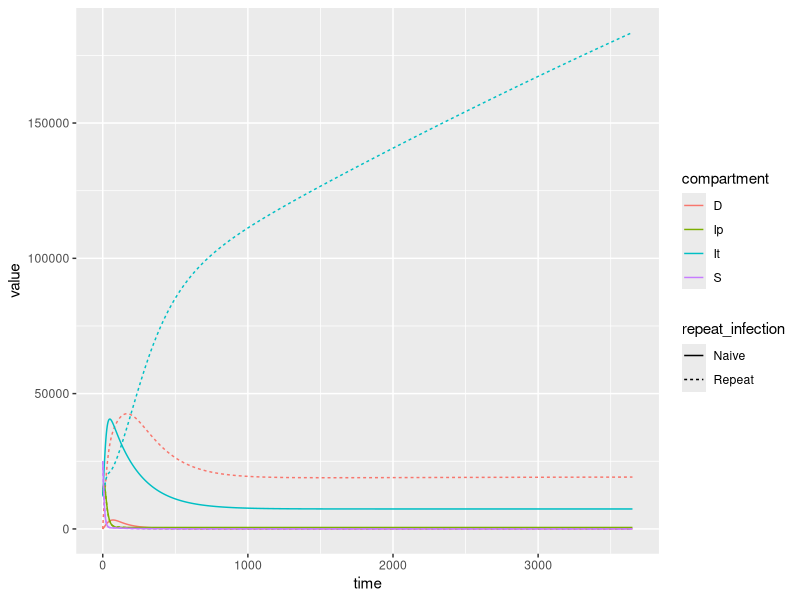

The R source for this figure:
### Trachoma Project ####
######################################################################
## Section 1: Creating a function to describe the behavior of an ODE
######################################################################

rm(list=ls())                   # Clear all variables and functions
library(deSolve)                # Load library to be used for numerical integration
library(tidyverse)
library(data.table)
library(stringr)

#S1 = susceptible 
#Ip1 = Infectious TF/TI negative
#It1 = Infectious TF/TI positve
#D1 = No longer infectious
#Si = Susceptible but previously infected
#Ipi = Infectious TF/TI negative (previously infected)
#Iti = Infectious TF/TI positive (previously infected)
#Di = No long infectious (previously infected)

##-- Model 1: SIID model--##
##
## siid() 
siid <- function(t, y, parms){
  with(c(as.list(y), parms),{
    
    N <- S1 + Ip1 + It1 + D1
    lambda <- beta*(Ip1 + It1 + Ipi + Iti)/N
    
    dS1dt <- b - (lambda + mu)*S1
    dIp1dt <- lambda*S1 - (alpha + mu)*Ip1
    dIt1dt <- alpha*Ip1 - (gamma1 + mu)*It1
    dD1dt <- gamma1*It1 - (omega1 + (lambda*sigma) + mu)*D1
    
    dSidt <- (omega1 + omegai)*D1 - (lambda + mu)*Si
    dIpidt <- lambda*Si - (alpha + mu)*Ipi
    dItidt <- (alpha*Ipi) + ((lambda*sigma)*D1) + ((lambda*sigma)*Di) - (gammai + mu)*Iti 
    dDidt <- gammai*Iti - (omegai + mu + (lambda*sigma)*Di)
    
    list(c(dS1dt, dIp1dt, dIt1dt, dD1dt, 
           dSidt, dIpidt, dItidt, dDidt))
  })
}



##Parameters
## function for infectivity with repeated infections

omega =  rep (0, 100)	## rate of leaving IA (weeks)- functional form

nun = 1/((7.7*7)/log(2)) ####2.71*30## pars that go into the function for recovery

nu0 = 0.0033 #####1.09*30 ## pars that go into the function for recovery

inf_red = 0.4509

for(j in 1: 100)
{ 
  omega[j] <-  (nu0-nun)*exp(-inf_red*(j-1))+ nun ### 1/(8.3*7) ##	 ## 	###
}

####################################################
## function for infectivity with repeated infections

gamma =  rep (0, 100)	## rate of leaving IA (weeks)- functional form

nun_A = 1/((1*7)/log(2)) ####2.71*30## pars that go into the function for recovery

nu0_A = 0.0050 ## 1/((20.7*7)/log(2)) #####1.09*30 ## pars that go into the function for recovery

inf_red_A = 0.3065

for(k in 1: 100)
{ 
  gamma[k] <-  (nu0_A - nun_A )*exp(-inf_red_A*(k-1))+ nun_A ###  1/((20.7*7)/log(2)) ## 1/(7.14*7) ##	1/(36.1*7) ###
}

#### Parameter values
values <- c(b = 37.4, 
            mu = .00007, 
            beta = .076, 
            sigma = .5, 
            alpha = 1/14, 
            omega1 = omega[1], 
            gamma1 = gamma[1], 
            omegai = mean(omega), 
            gammai = mean(gamma))

#### Time
time.out <- seq(0, 365*10, 1)

#### Population
N0 <- 100000 

pop.SIID <- c(S1 = N0/4,
              Ip1 = N0/8,
              It1 = N0/8,
              D1 = 0, 
              Si = N0/4, 
              Ipi = N0/8, 
              Iti = N0/8, 
              Di = 0)      


## Now let's see what happens if we plug our inputs into lsoda()...
ts <- data.table(lsoda(
  y = pop.SIID,               # Initial conditions for population
  times = time.out,             # Timepoints for evaluation
  func = siid,                   # Function to evaluate
  parms = values                # Vector of parameters
))

ts.long <- melt(ts, id.vars = 'time') %>% 
  mutate(compartment = str_sub(variable, start = 1, end = -2), 
         repeat_infection = case_when(grepl("1", variable) ~ "Naive", 
                                      grepl("i", variable) ~ "Repeat"))


(ggplot(ts.long)
  + aes(x = time, y = value, color = compartment, linetype = repeat_infection)
  + geom_line()
)
